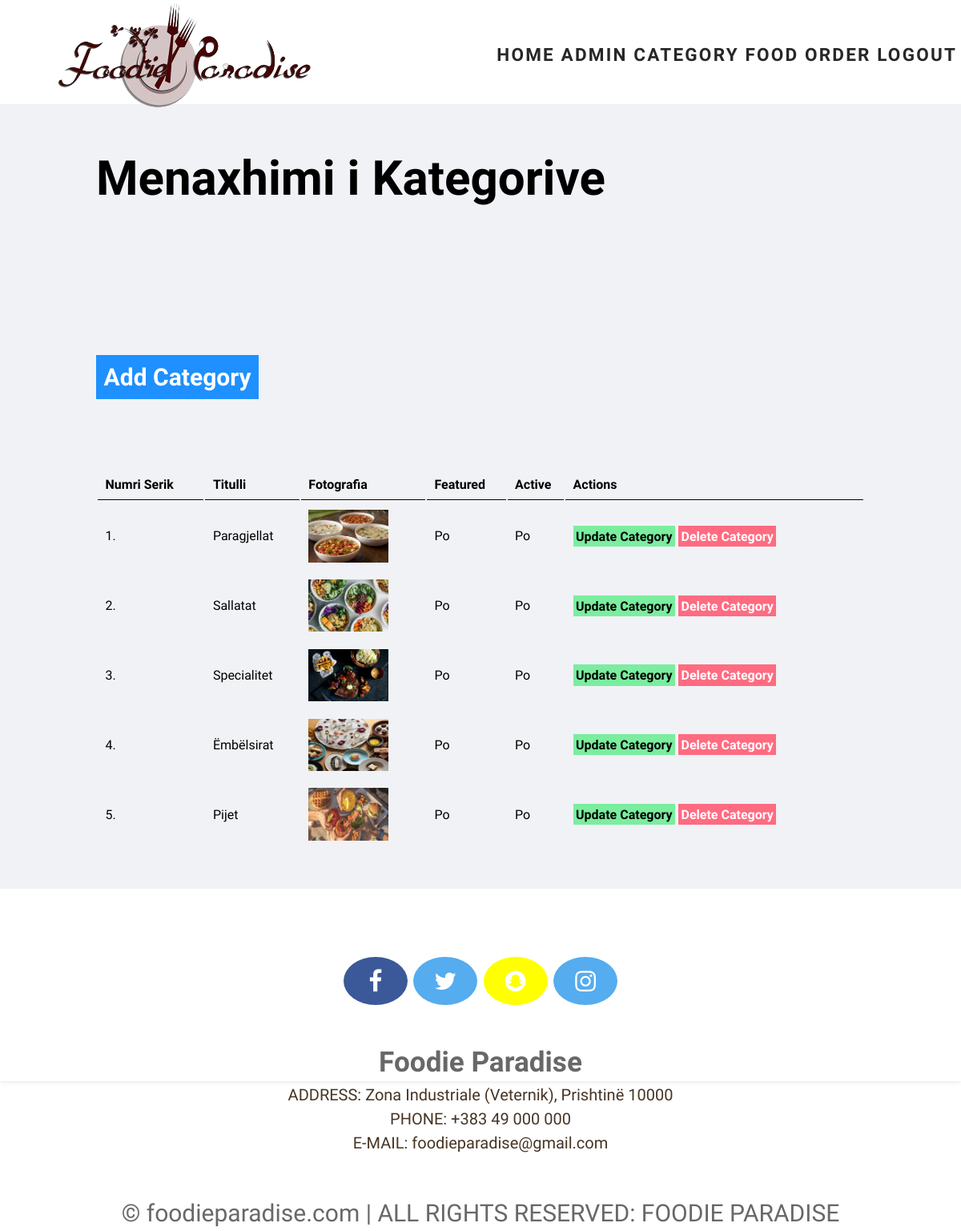
Screenshot of /admin/manage-category.php (signed in) with the database file from the repository.
### tables this page shows
CREATE TABLE `kategoria` (
  `id` int(10) UNSIGNED NOT NULL,
  `titulli` varchar(100) NOT NULL,
  `image_name` varchar(255) NOT NULL,
  `featured` varchar(10) NOT NULL,
  `active` varchar(10) NOT NULL
);

### admin/manage-category.php (the view, shortened to what this page needs)
<?php include('partial/logo-part.php'); ?>
<div class="main-content">
    <div class="wrapper">
        <h1>Menaxhimi i Kategorive</h1>
        <br /><br />
        <br><br>
                <a href="<?php echo SITEURL; ?>admin/add-category.php" class="btn-primary">Add Category</a>
                <br /><br /><br />
                <table class="tbl-full">
                    <tr>
                        <th>Numri Serik</th>
                        <th>Titulli</th>
                        <th>Fotografia</th>
                        <th>Featured</th>
                        <th>Active</th>
                        <th>Actions</th>
                    </tr>
                    <?php
                        $sql = "SELECT * FROM kategoria";
                        $res = mysqli_query($conn, $sql);
                        $count = mysqli_num_rows($res);
                        $sn=1;
                        if($count>0)
                        {
                            while($row=mysqli_fetch_assoc($res))
                            {
                                $id = $row['id'];
                                $titulli = $row['titulli'];
                                $image_name = $row['image_name'];
                                $featured = $row['featured'];
                                $active = $row['active'];
                                ?>
                                    <tr>
                                        <td><?php echo $sn++; ?>. </td>
                                        <td><?php echo $titulli; ?></td>
                                        <td>
                                            <?php
                                                if($image_name!="")
                                                {
                                                    ?>
                                                    <img src="<?php echo SITEURL; ?>image/category/<?php echo $image_name; ?>" width="100px" >
                                                    <?php
                                                }
                                                else
                                                {
                                                    echo "<div class='error'>Fotografia nuk eshte shtuar!</div>";
                                                }
                                            ?>
                                        </td>
                                        <td><?php echo $featured; ?></td>
                                        <td><?php echo $active; ?></td>
                                        <td>
                                            <a href="<?php echo SITEURL; ?>admin/update-category.php?id=<?php echo $id; ?>" class="btn-secondary">Update Category</a>
                                            <a href="<?php echo SITEURL; ?>admin/delete-category.php?id=<?php echo $id; ?>&image_name=<?php echo $image_name; ?>" class="btn-danger">Delete Category</a>
                                        </td>
                                    </tr>
                                <?php
                            }
                        }
                        else
                        {
                            ?>
                            <tr>
                                <td colspan="6"><div class="error">Nuk eshte shtuar kategoria!</div></td>
                            </tr>
                            <?php
                        }
                    ?>
     </table>
    </div>
</div>
<br><br>
<?php include('partial/footer.php'); ?>

### css/admin.css (style rules this page uses)
* { margin: 0; padding: 0; }
html, body { margin: 0; padding: 0; font-family: 'Roboto Condensed', sans-serif; font-size: 30px; line-height: 1.5; color:whbalckite; position:relative; background-image: url('https://img.wallpapersafari.com/desktop/1280/1024/11/41/T7ZjNl.jpg'); }
.wrapper { padding: 1%; width: 80%; margin: 0 auto; }
.tbl-full { width: 100%; }
table tr th { border-bottom: 1px solid black; padding: 1%; text-align: left; }
table tr td { padding: 1%; }
.btn-primary { background-color: #1e90ff; padding: 1%; color: white; text-decoration: none; font-weight: bold; }
.btn-secondary { background-color: #7bed9f; padding: 1%; color: black; text-decoration: none; font-weight: bold; }
.btn-danger { background-color: #ff6b81; padding: 1%; color: white; text-decoration: none; font-weight: bold; }
.main-content { background-color: #f1f2f6; padding: 3% 0; }

### rows the page displays
kategoria: titulli "Paragjellat", image_name (picture), featured "Po", active "Po"
kategoria: titulli "Sallatat", image_name (picture), featured "Po", active "Po"
kategoria: titulli "Specialitet", image_name (picture), featured "Po", active "Po"
kategoria: titulli "Ëmbëlsirat", image_name (picture), featured "Po", active "Po"
kategoria: titulli "Pijet", image_name (picture), featured "Po", active "Po"
